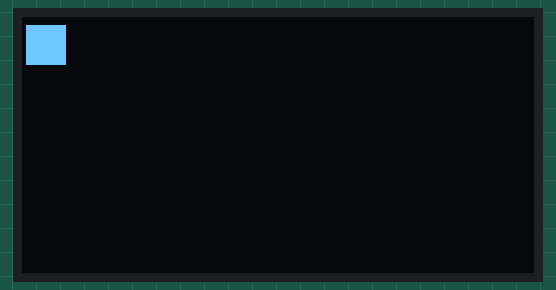
The program below on a simulated MicroPython board. Shown: 128×64 one-colour display.

Above: at 0.2 s.
At 4.96 s:
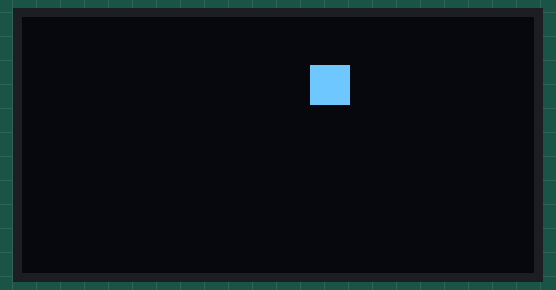
At 10.04 s:
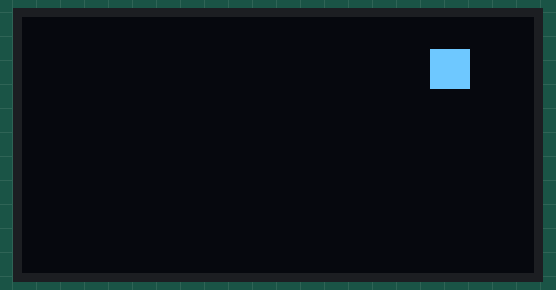
At 19.87 s:
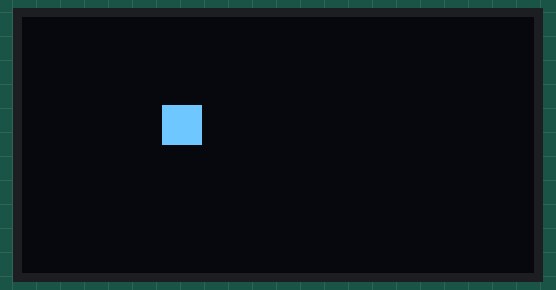
At 29.71 s:
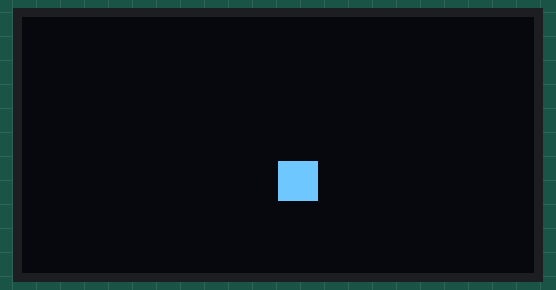
At 39.54 s:
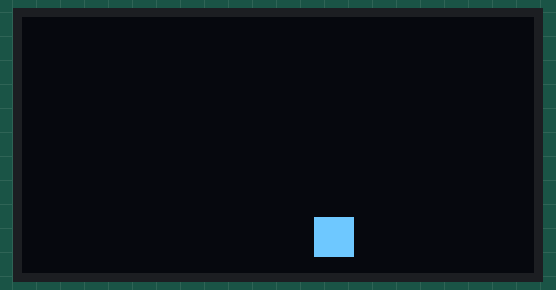

The program:

oled_level_2_animation_03.py
```python
from machine import Pin, I2C
from ssd1306 import SSD1306_I2C
import time

# --- Lesson 03: The Animation Loop ---
# This script uses math and a 'While' loop to create a bouncing box.
# Goal: Learn the Clear-Update-Draw-Show cycle.

i2c = I2C(0, sda=Pin(16), scl=Pin(17))
oled = SSD1306_I2C(128, 64, i2c)

# Position variables
x = 0
y = 0

# Speed/Direction variables (Independent brains)
velocity_x = 1
velocity_y = 2

# The infinite Game Loop
while True:
    try:
        # 1. CLEAR the old drawing
        oled.fill(0)

        # 2. UPDATE positions
        x += velocity_x
        y += velocity_y

        # 3. COLLISION DETECTION (Bouncing off walls)
        # Horizontal Walls
        if x > 118 or x < 0:
            velocity_x *= -1   # Flip direction

        # Vertical Walls
        if y > 54 or y < 0:
            velocity_y *= -1   # Flip direction

        # 4. DRAW the new frame
        # Draw a 10x10 square at the new (x, y)
        oled.fill_rect(x, y, 10, 10, 1)

        # 5. SHOW the frame on the glass
        oled.show()

        # 6. WAIT (Timing control)
        time.sleep(0.005)

    except KeyboardInterrupt:
        # Safety: Clear screen and stop if user presses CTRL+C
        oled.fill(0)
        oled.show()
        break
```
